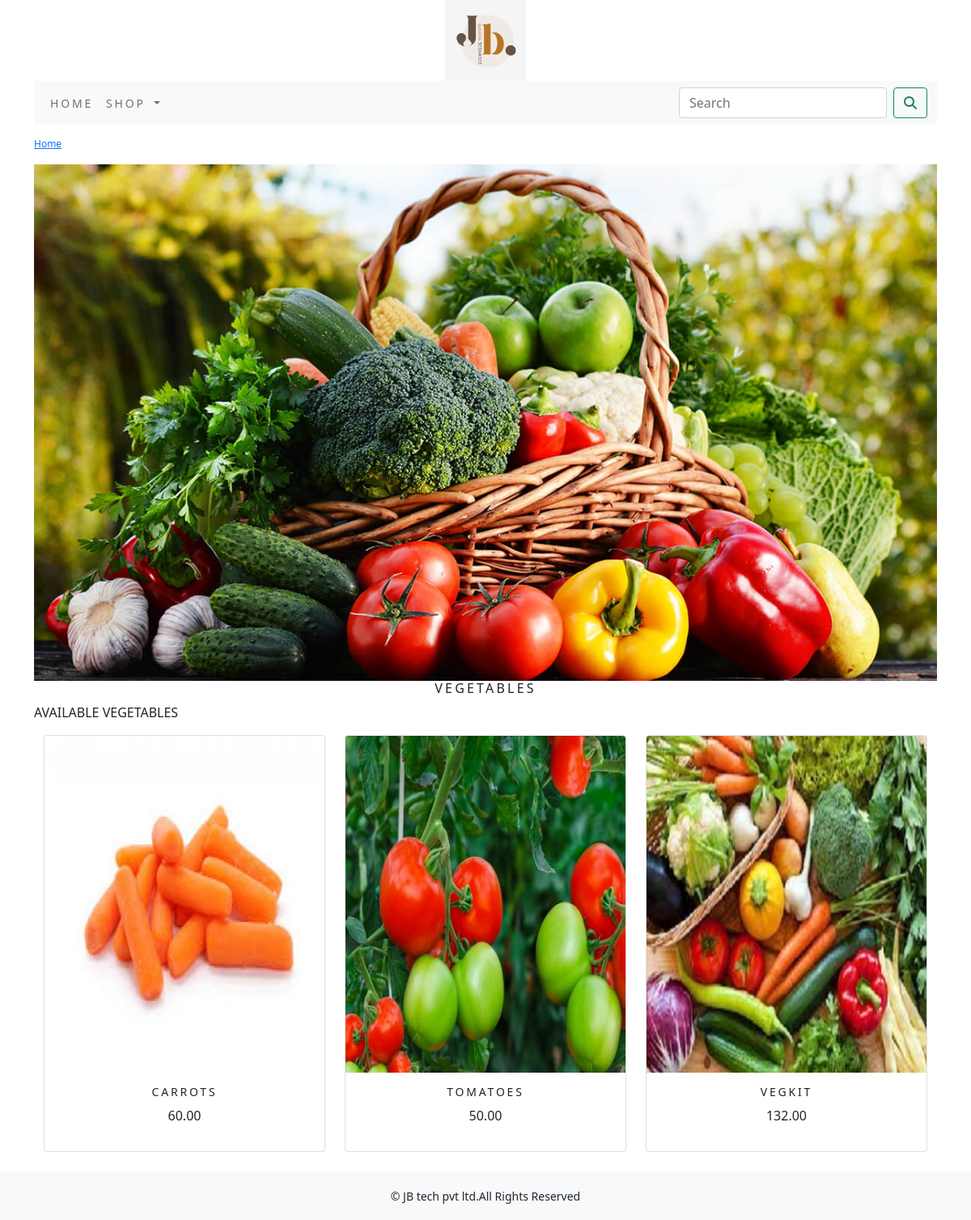
The page /shop/vegetables/ on the database its author committed.
### shop/models.py (models this page shows, shortened)
class Category(models.Model):
    name=models.CharField(max_length=250,unique=True)
    slug=models.SlugField(max_length=250,unique=True)
    description=models.TextField(blank=True)
    image=models.ImageField(upload_to='category',blank=True)
    class Meta:
        ordering=('name',)
        verbose_name='category'
        verbose_name_plural='categories'
    def get_url(self):
        return reverse('shop:product_by_category',args=[self.slug])

class Product(models.Model):
    name = models.CharField(max_length=250, unique=True)
    slug = models.SlugField(max_length=250, unique=True)
    description = models.TextField(blank=True)
    price=models.DecimalField(max_digits=10,decimal_places=2)
    category=models.ForeignKey(Category,on_delete=models.CASCADE)
    image = models.ImageField(upload_to='product', blank=True)
    stock=models.IntegerField()
    available=models.BooleanField(default=True)
    created=models.DateTimeField(auto_now_add=True)
    updated=models.DateTimeField(auto_now=True)
    class Meta:
        ordering = ('name',)
        verbose_name = 'product'
        verbose_name_plural = 'products'
    def get_url(self):
        return reverse('shop:prodCatdetail',args=[self.category.slug,self.slug])

### shop/views.py (the view)
# urls.py: path('',views.allProdCat,name='allProdCat'),
def allProdCat(request,c_slug=None):
    c_page=None
    products_list=None
    if c_slug!=None:
        c_page=get_object_or_404(Category,slug=c_slug)
        products_list=Product.objects.all().filter(category=c_page,available=True)
    else:
        products_list=Product.objects.all().filter(available=True)
    paginator=Paginator(products_list,6)
    try:
        page=int(request.GET.get('page','1'))
    except:
        page=1
    try:
        products=paginator.page(page)
    except  (EmptyPage,InvalidPage):
        products=paginator.page(Paginator.num_pages)
    return render(request,"category.html",{'category':c_page,'products':products})

### cart/context_processors.py (called while the page is built)
def counter(request):
    item_count=0
    if 'admin' in request.path:
        return {}
    else:
        try:
            cart=Cart.objects.filter(cart_id=_cart_id(request))
            car_items=CartItem.objects.all().filter(cart=cart[:1])
            for cart_item in car_items:
                item_count+=cart_item.quantity
        except Cart.DoesNotExist:
            item_count=0
    return dict(item_count=item_count)

### cart/views.py (called while the page is built)
def _cart_id(request):
    cart=request.session.session_key
    if not cart:
        cart=request.session.create()
    return cart

### shop/context_processors.py (called while the page is built)
def menu_links(request):
    links=Category.objects.all()
    return dict(links=links)

### templates/category.html (shortened to what this page needs)
{% extends 'base.html' %}
{% load static %}
{% block content %}
     {% if category %}
         <div>
             <div class="row my_row_class">
                 <div class="mx_auto">
                 <p><a href="{% url 'shop:allProdCat' %}">Home </a></p>
             </div>
                 </div>
         </div>
     {% endif %}
         <div class="mx_auto">
             {% if category %}
                 <img class="my_image" src="{{category.image.url}}" alt="{{category.name}}">
         </div>
         <div>
           <h1 class="text-center my_title">{{category.name}}</h1>
           <p class="text-justify">{{category.description}}</p>
         </div>
         {% endif %}
         <div class="container">
             <div class="row mx_auto">
                 {% for product in products.object_list %}
                 <div class="my_bottom_margin col-9 col-sm-12 col-md-4 col-lg-4">
                     <div class="card text-center" style="min-width:18rem;">
                         <a href="{{product.get_url}}"><img class="card-img-top my_image"src="{{product.image.url}}" alt="{{product.name}}"></a>
                <div class="card-body">
                    <h4> {{product.name}}</h4>
                    <p>{{product.price}}</p>
                </div>
                    </div>
                </div>
                {% endfor %}
             </div>
             <br>
         </div>
{% endblock %}

### static/css/custom.css (style rules this page uses)
body { font-family: 'Roboto', sans-serif; }
.my_row_class { padding-top:15px; }
.my_row_class .mx_auto { color:#000; font-size:12px; }
.my_image { width:100%; height:auto; }
.my_title { font-size:16px; text-transform:uppercase; letter-spacing:.2em; }
.my_bottom_margin { margin_bottom:10x; }
.card-body h4 { font-size:14px; text-transform:uppercase; letter-spacing:.2em; }

### rows shown on the page
Category: image (picture), name "VEGETABLES", description "AVAILABLE VEGETABLES"
Product: image (picture), name "CARROTS", price "60.00"
Product: image (picture), name "TOMATOES", price "50.00"
Product: image (picture), name "VEGKIT", price "132.00"
